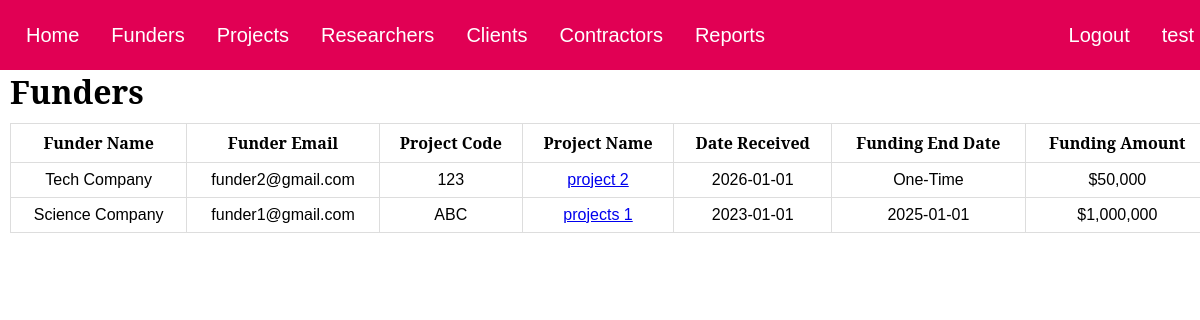
Page /fundersList.php (signed in) on the earlier database version.
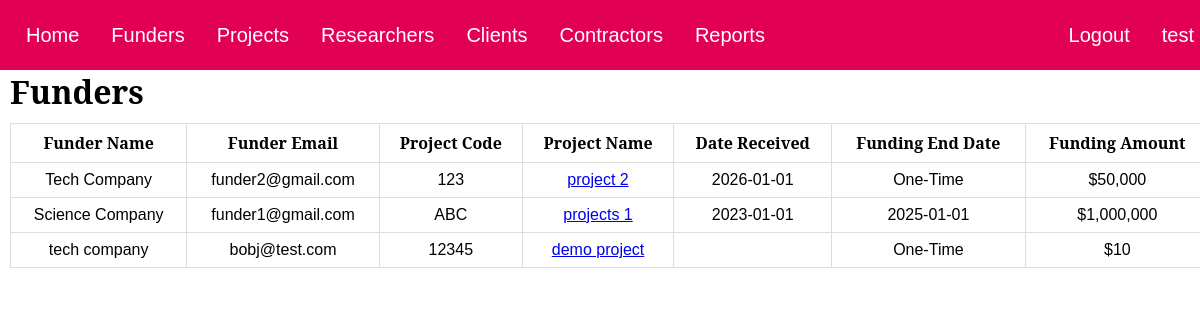
Same page on the later database version.
### tables this page shows
CREATE TABLE `funders` (
  `entity_id` int(11) DEFAULT NULL,
  `project_code` varchar(100) DEFAULT NULL,
  `funding_amt` decimal(10,0) DEFAULT NULL,
  `date_given` date DEFAULT NULL,
  `end_date` date DEFAULT NULL,
  KEY `Funders_Entities_FK` (`entity_id`),
  KEY `Funders_Projects_FK` (`project_code`),
  CONSTRAINT `Funders_Entities_FK` FOREIGN KEY (`entity_id`) REFERENCES `entities` (`id`),
  CONSTRAINT `Funders_Projects_FK` FOREIGN KEY (`project_code`) REFERENCES `projects` (`project_code`)
);

CREATE TABLE `entities` (
  `id` int(11) NOT NULL AUTO_INCREMENT,
  `first_name` varchar(100) DEFAULT NULL,
  `last_name` varchar(100) DEFAULT NULL,
  `email` varchar(200) DEFAULT NULL,
  `salutation` varchar(10) DEFAULT NULL,
  `company` varchar(100) DEFAULT NULL,
  `category` enum('non-student','Undergraduate','Masters','PHD','Other') DEFAULT NULL,
  PRIMARY KEY (`id`),
  UNIQUE KEY `email` (`email`)
);

CREATE TABLE `projects` (
  `project_code` varchar(100) NOT NULL,
  `title` varchar(200) DEFAULT NULL,
  `description` mediumtext DEFAULT NULL,
  `stage` enum('Ideation','Proposal in Progress','Awaiting Funding','In Progress','Completed - Not Signed Off','Completed - Signed Off') DEFAULT NULL,
  `type` varchar(100) DEFAULT NULL,
  `start_date` date DEFAULT NULL,
  `end_date` date DEFAULT NULL,
  `status` enum('Green','Yellow','Red') NOT NULL,
  PRIMARY KEY (`project_code`)
);

### fundersList.php (the view, shortened to what this page needs)
<html>
<head>
    <link rel="stylesheet" href="index.css">
</head>
<body onload='displayHeader()'>
  <div class='header' id='header'></div>
<h1>Funders</h1>
<table>
  <tr>
    <th>Funder Name</th>
    <th>Funder Email</th>
    <th>Project Code</th>
    <th>Project Name</th>
    <th>Date Received</th>
    <th>Funding End Date</th>
    <th>Funding Amount</th>
  </tr>
<?php
$sqli = new mysqli('localhost:3306','root','','Research');
$fullquery = "SELECT e.company,
              e.first_name,
              e.last_name,
              e.salutation,
              e.email,
              f.project_code,
              p.title,
              f.date_given,
              f.end_date,
              f.funding_amt
              FROM Funders f, Entities e, Projects p
              WHERE e.id = f.entity_id AND f.project_code = p.project_code
              ORDER BY f.date_given DESC";
$result = mysqli_query($sqli, $fullquery);
if(mysqli_num_rows($result) !== 0){
  while ($row = mysqli_fetch_array($result)) {
    $company = stripslashes($row['company']);
    $email = stripslashes($row['email']);
    $projectCode = stripslashes($row['project_code']);
    $projectTitle = stripslashes($row['title']);
    $dateGiven = stripslashes($row['date_given']);
    $endDate = stripslashes($row['end_date']);
    $fundingAmt = stripslashes($row['funding_amt']);
    if($dateGiven == $endDate){
      $endDate = "One-Time";
    }
    $entry = "<tr>
                <td>".$company."</td>
                <td>".$email."</td>
                <td>".$projectCode."</td>
                <td><a href='projectPage.php?project_code=\"".$projectCode."\"'>".$projectTitle."</td>
                <td>".$dateGiven."</td>
                <td>".$endDate."</td>
                <td>$".number_format($fundingAmt)."</td>
              </tr>";
    echo $entry;
  }
}
?>
</table>
</body>
</html>

Differences in the rows shown:
added funders: entity_id.company "tech company", entity_id.email "bobj@test.com", project_code "12345", project_code.title "demo project", endDate "One-Time", funding_amt "10"
